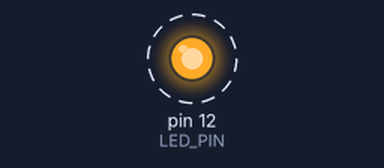
Recording of a program running on a simulated Arduino Pro Mini, built with avr-gcc and run on an emulated ATmega328P. On the bench: output pins drawn as LEDs (lit = HIGH). Dashed ring = blinking. What the program prints to the serial monitor is not drawn.

Above: at 0.2 s.
Timing chart, 0 to 3.0 s (numbered marks = the images above):
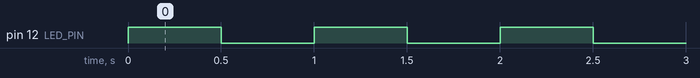

The program:

main.cpp
```cpp
/*
 * Arduino LED 閃爍程式
 * 功能：控制 LED 每隔 1 秒亮起和熄滅
 * 作者：User
 * 日期：2026-05-04
 * 更新：測試 git acp 功能
 */

#include <Arduino.h>

// ==================== 常數定義 ====================
// 定義 LED 連接的 GPIO 引腳（可根據硬體修改）
#define LED_PIN 12

// 定義閃爍延遲時間（毫秒）
#define DELAY_TIME 500  // 500ms = 0.5秒 - 最終測試版本

// ==================== setup() 初始化函數 ====================
// 程式啟動時只執行一次
void setup() {
  // 初始化串口通訊，波特率 9600
  // 用於在監控器上輸出調試信息
  Serial.begin(9600);

  // 設定 LED_PIN 為輸出模式
  // OUTPUT 表示該引腳用於控制外部設備（LED）
  pinMode(LED_PIN, OUTPUT);

  // 串口打印啟動消息
  Serial.println("Arduino LED 程式啟動");
}

// ==================== loop() 主循環函數 ====================
// 程式運行後不斷循環執行此函數
void loop() {
  // ========== LED 亮起 ==========
  // 將 LED_PIN 設為高電位（HIGH = 5V），LED 亮起
  digitalWrite(LED_PIN, HIGH);

  // 在串口監控器輸出 LED 狀態
  Serial.println("LED: ON");

  // 延遲 1000 毫秒（1秒），保持 LED 亮起
  delay(DELAY_TIME);

  // ========== LED 熄滅 ==========
  // 將 LED_PIN 設為低電位（LOW = 0V），LED 熄滅
  digitalWrite(LED_PIN, LOW);

  // 在串口監控器輸出 LED 狀態
  Serial.println("LED: OFF");

  // 延遲 1000 毫秒（1秒），保持 LED 熄滅
  delay(DELAY_TIME);

  // 循環返回開始，重複亮滅操作
}
```

Measured:
- by itself, pin 12 (LED_PIN): alternates HIGH for 0.50 s and LOW for 0.50 s
